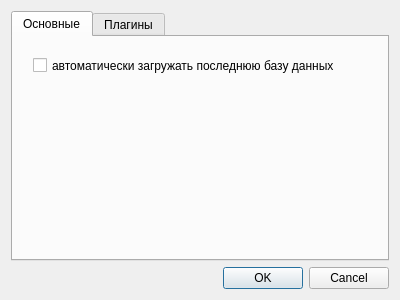
<?xml version="1.0" encoding="UTF-8"?>
<ui version="4.0">
 <class>Dialog</class>
 <widget class="QDialog" name="Dialog">
  <property name="geometry">
   <rect>
    <x>0</x>
    <y>0</y>
    <width>400</width>
    <height>300</height>
   </rect>
  </property>
  <property name="windowTitle">
   <string>Настройки</string>
  </property>
  <layout class="QVBoxLayout" name="verticalLayout">
   <item>
    <widget class="QTabWidget" name="tabWidget">
     <property name="currentIndex">
      <number>0</number>
     </property>
     <widget class="QWidget" name="tabGeneral">
      <attribute name="title">
       <string>Основные</string>
      </attribute>
      <widget class="QCheckBox" name="checkBoxLoadLastOpenedDatabase">
       <property name="geometry">
        <rect>
         <x>20</x>
         <y>20</y>
         <width>321</width>
         <height>17</height>
        </rect>
       </property>
       <property name="text">
        <string>автоматически загружать последнюю базу данных</string>
       </property>
      </widget>
     </widget>
     <widget class="QWidget" name="tabPlugins">
      <attribute name="title">
       <string>Плагины</string>
      </attribute>
      <layout class="QVBoxLayout" name="verticalLayout_2">
       <item>
        <widget class="QLabel" name="labelEnabledPlugins">
         <property name="text">
          <string>загружаемые плагины</string>
         </property>
        </widget>
       </item>
       <item>
        <widget class="QListWidget" name="listWidgetPlugins"/>
       </item>
      </layout>
     </widget>
    </widget>
   </item>
   <item>
    <widget class="QDialogButtonBox" name="buttonBox">
     <property name="orientation">
      <enum>Qt::Horizontal</enum>
     </property>
     <property name="standardButtons">
      <set>QDialogButtonBox::Cancel|QDialogButtonBox::Ok</set>
     </property>
    </widget>
   </item>
  </layout>
 </widget>
 <resources/>
 <connections>
  <connection>
   <sender>buttonBox</sender>
   <signal>accepted()</signal>
   <receiver>Dialog</receiver>
   <slot>accept()</slot>
   <hints>
    <hint type="sourcelabel">
     <x>248</x>
     <y>254</y>
    </hint>
    <hint type="destinationlabel">
     <x>157</x>
     <y>274</y>
    </hint>
   </hints>
  </connection>
  <connection>
   <sender>buttonBox</sender>
   <signal>rejected()</signal>
   <receiver>Dialog</receiver>
   <slot>reject()</slot>
   <hints>
    <hint type="sourcelabel">
     <x>316</x>
     <y>260</y>
    </hint>
    <hint type="destinationlabel">
     <x>286</x>
     <y>274</y>
    </hint>
   </hints>
  </connection>
 </connections>
</ui>
